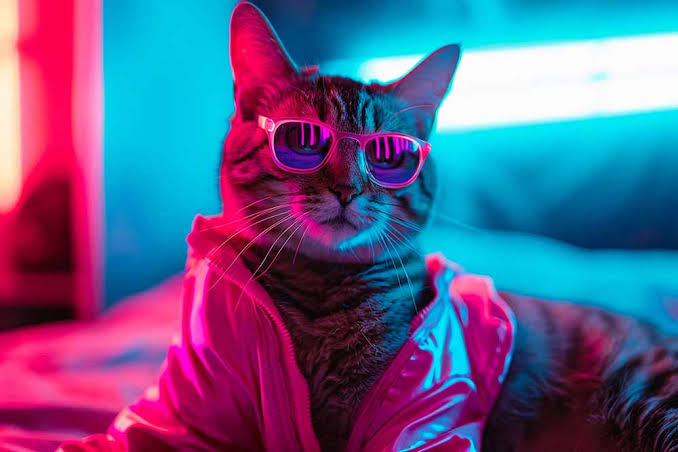
#> input picture Qno. 1.jpg, 678 x 452 px
$ python experiment1.py
#> lines starting #> are read from the running program, lines starting #| are printed output that depends on the picture; after the words box and inside, x2 and y2 are one past the last pixel; in counts of white or black regions, pixels touching at a corner belong together
# ==============================================================================
# Name: Mithik Jain
# Reg No: 212224240087
# Experiment 1: Image Handling and Pixel Transformations Using OpenCV
# ==============================================================================

import os
import cv2
import matplotlib.pyplot as plt

def main():
    image_filename = 'Qno. 1.jpg' if os.path.exists('Qno. 1.jpg') else 'images.jpg'
    output_dir = 'outputs'
    os.makedirs(output_dir, exist_ok=True)

    # --------------------------------------------------------------------------
    # Step 1: Read and Display an Image
    # --------------------------------------------------------------------------
    img = cv2.imread(image_filename, cv2.IMREAD_COLOR)
#> img is the input picture: shape (452, 678, 3); mean B, G, R 138.6, 93.3, 96.5
    img_rgb = cv2.cvtColor(img, cv2.COLOR_BGR2RGB)

    plt.figure()
    plt.imshow(img_rgb)
    plt.title("Original Image")
    plt.axis('off')
    plt.tight_layout()
    plt.savefig(os.path.join(output_dir, "step1_original.png"))
    plt.close()

    # --------------------------------------------------------------------------
    # Step 2: Draw Shapes and Add Text
    # --------------------------------------------------------------------------
    image = cv2.imread(image_filename)
    img_rgb = cv2.cvtColor(image, cv2.COLOR_BGR2RGB)
    h, w, c = img_rgb.shape
#> h = 452; w = 678; c = 3

    # 1. Line
    line_img = cv2.line(img_rgb.copy(), (0, 0), (w, h), (255, 0, 0), 2)
    plt.figure(); plt.imshow(line_img); plt.title("Line"); plt.axis('off'); plt.tight_layout(); plt.savefig(os.path.join(output_dir, "step2_line.png")); plt.close()

    # 2. Circle
    center_x, center_y = w // 2, h // 2
#> center_x = 339; center_y = 226
    circle_img = cv2.circle(img_rgb.copy(), (center_x, center_y), 150, (255, 0, 0), 10)
    plt.figure(); plt.imshow(circle_img); plt.title("Circle"); plt.axis('off'); plt.tight_layout(); plt.savefig(os.path.join(output_dir, "step2_circle.png")); plt.close()

    # 3. Rectangle
    rectangle_img = cv2.rectangle(img_rgb.copy(), (0, 0), (w, h), (0, 0, 255), 10)
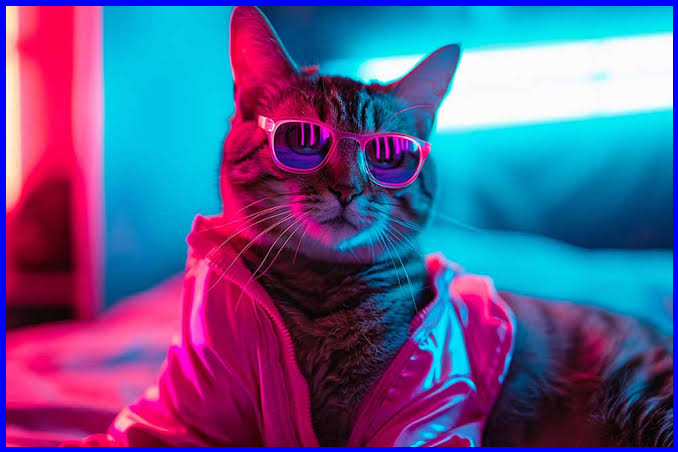
#> rectangle_img: shape (452, 678, 3); mean R, G, B 92.4, 89.5, 143.6
    plt.figure(); plt.imshow(rectangle_img); plt.title("Rectangle"); plt.axis('off'); plt.tight_layout(); plt.savefig(os.path.join(output_dir, "step2_rectangle.png")); plt.close()

    # 4. Text
    text_img = cv2.putText(img_rgb.copy(), "OpenCV Drawing", (10, 30), cv2.FONT_HERSHEY_SIMPLEX, 1, (255, 255, 255), 3)
    plt.figure(); plt.imshow(text_img); plt.title("Text"); plt.axis('off'); plt.tight_layout(); plt.savefig(os.path.join(output_dir, "step2_text.png")); plt.close()

    # --------------------------------------------------------------------------
    # Step 3: Color Space Conversion
    # --------------------------------------------------------------------------
    image = cv2.imread(image_filename)
    image_rgb = cv2.cvtColor(image, cv2.COLOR_BGR2RGB)

    # 1. HSV
    image_hsv = cv2.cvtColor(image_rgb, cv2.COLOR_RGB2HSV)
#> image_hsv: shape (452, 678, 3); mean H, S, V 126.7, 204.8, 172.1
    plt.figure(); plt.imshow(image_hsv); plt.title("HSV Image"); plt.axis('off'); plt.tight_layout(); plt.savefig(os.path.join(output_dir, "step3_hsv.png")); plt.close()

    # 2. Grayscale
    image_gray = cv2.cvtColor(image_rgb, cv2.COLOR_RGB2GRAY)
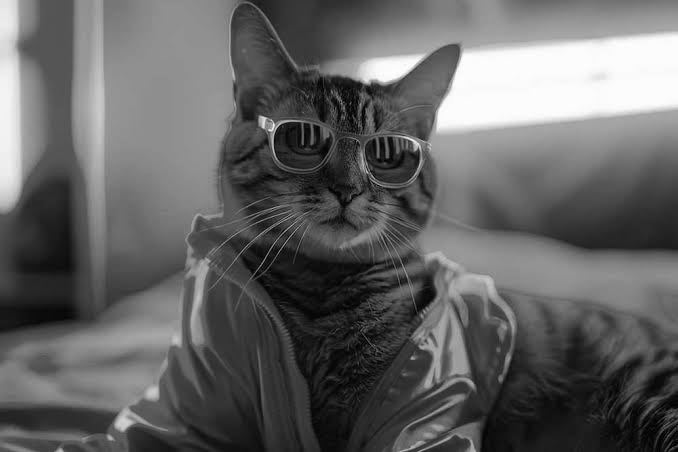
#> image_gray: shape (452, 678); min 0, max 255, mean 99.4
    plt.figure(); plt.imshow(image_gray, cmap='gray'); plt.title("Grayscale Image"); plt.axis('off'); plt.tight_layout(); plt.savefig(os.path.join(output_dir, "step3_gray.png")); plt.close()

    # 3. YCrCb
    image_ycrcb = cv2.cvtColor(image_rgb, cv2.COLOR_RGB2YCrCb)
#> image_ycrcb: shape (452, 678, 3); mean of channels 0, 1, 2 99.4, 125.9, 150.1
    plt.figure(); plt.imshow(image_ycrcb); plt.title("YCrCb Image"); plt.axis('off'); plt.tight_layout(); plt.savefig(os.path.join(output_dir, "step3_ycrcb.png")); plt.close()

    # 4. HSV back to RGB
    image_hsv_to_rgb = cv2.cvtColor(image_hsv, cv2.COLOR_HSV2RGB)
    plt.figure(); plt.imshow(image_hsv_to_rgb); plt.title("HSV to RGB Image"); plt.axis('off'); plt.tight_layout(); plt.savefig(os.path.join(output_dir, "step3_hsv_to_rgb.png")); plt.close()

    # --------------------------------------------------------------------------
    # Step 4: Pixel Manipulation
    # --------------------------------------------------------------------------
    image = cv2.imread(image_filename)
    pixel_val = image[100, 100]
#> pixel_val = [223, 177, 229]
    print(f"Pixel value at (100, 100): {pixel_val}")
#| Pixel value at (100, 100): [223 177 229]

    image[200, 200] = [255, 255, 255]
#> image: shape (452, 678, 3); under 0.01% of pixels changed, all inside (x1, y1, x2, y2) = (200, 200, 201, 201)
    image[200:450, 200:450] = [255, 255, 255]
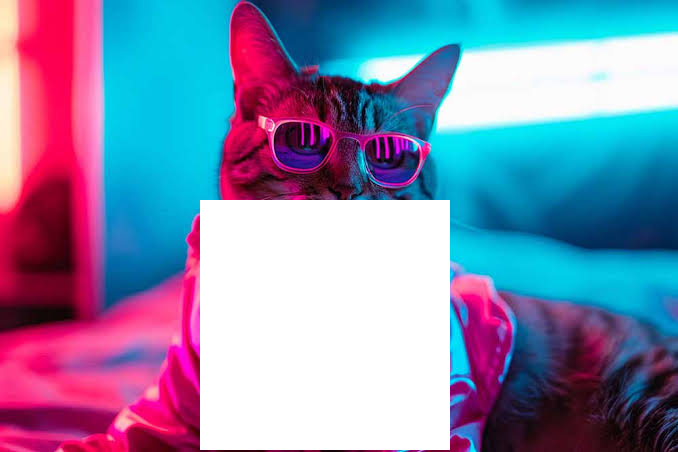
#> image: shape (452, 678, 3); mean B, G, R 173.2, 138.1, 129.9

    image_rgb = cv2.cvtColor(image, cv2.COLOR_BGR2RGB)
    plt.figure(); plt.imshow(image_rgb); plt.title("Image with 300x300 White Block"); plt.axis('off'); plt.tight_layout(); plt.savefig(os.path.join(output_dir, "step4_pixel_manipulation.png")); plt.close()

    # --------------------------------------------------------------------------
    # Step 5: Image Resizing
    # --------------------------------------------------------------------------
    image = cv2.imread(image_filename)
    h, w, c = image.shape
    resized_image = cv2.resize(image, (w // 2, h // 2))
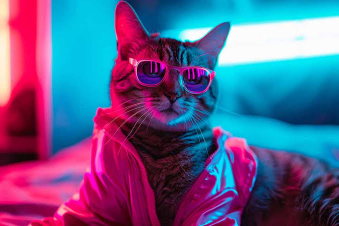
#> resized_image: shape (226, 339, 3); mean B, G, R 138.7, 93.4, 96.6
    resized_image_rgb = cv2.cvtColor(resized_image, cv2.COLOR_BGR2RGB)

    plt.figure(); plt.imshow(resized_image_rgb); plt.title("Resized Image (Half Size)"); plt.axis('off'); plt.tight_layout(); plt.savefig(os.path.join(output_dir, "step5_resized.png")); plt.close()

    # --------------------------------------------------------------------------
    # Step 6: Image Cropping
    # --------------------------------------------------------------------------
    image = cv2.imread(image_filename)
    roi = image[50:350, 50:350]
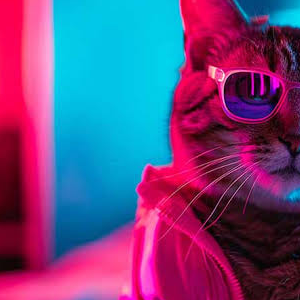
#> roi: shape (300, 300, 3); mean B, G, R 125.5, 73, 107.4
    roi_rgb = cv2.cvtColor(roi, cv2.COLOR_BGR2RGB)

    plt.figure(); plt.imshow(roi_rgb); plt.title("Cropped Region of Interest (ROI)"); plt.axis('off'); plt.tight_layout(); plt.savefig(os.path.join(output_dir, "step6_cropped.png")); plt.close()

    # --------------------------------------------------------------------------
    # Step 7: Image Flipping
    # --------------------------------------------------------------------------
    image = cv2.imread(image_filename)
    flipped_horizontally = cv2.flip(image, 1)
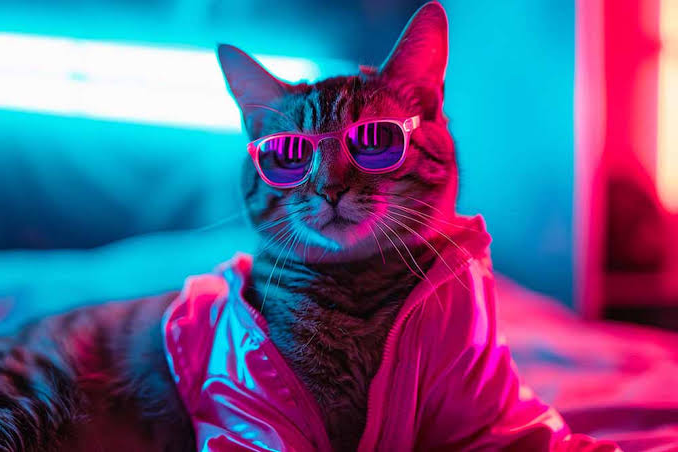
#> flipped_horizontally: shape (452, 678, 3); mean B, G, R 138.6, 93.3, 96.5
    flipped_horizontally_rgb = cv2.cvtColor(flipped_horizontally, cv2.COLOR_BGR2RGB)
    plt.figure(); plt.imshow(flipped_horizontally_rgb); plt.title("Flipped Horizontally"); plt.axis('off'); plt.tight_layout(); plt.savefig(os.path.join(output_dir, "step7_flipped_horizontally.png")); plt.close()

    flipped_vertically = cv2.flip(image, 0)
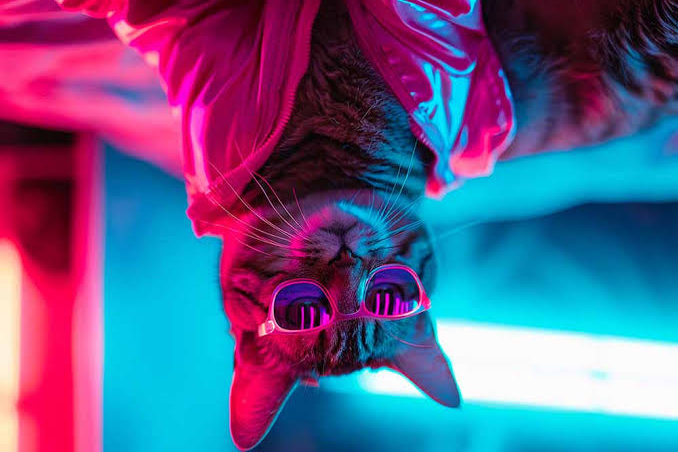
#> flipped_vertically: shape (452, 678, 3); mean B, G, R 138.6, 93.3, 96.5
    flipped_vertically_rgb = cv2.cvtColor(flipped_vertically, cv2.COLOR_BGR2RGB)
    plt.figure(); plt.imshow(flipped_vertically_rgb); plt.title("Flipped Vertically"); plt.axis('off'); plt.tight_layout(); plt.savefig(os.path.join(output_dir, "step7_flipped_vertically.png")); plt.close()

    # --------------------------------------------------------------------------
    # Step 8: Save the Final Modified Image
    # --------------------------------------------------------------------------
    cv2.imwrite('final_modified_image.jpg', flipped_vertically)
    print("Saved modified image to 'final_modified_image.jpg'")

if __name__ == '__main__':
    main()
